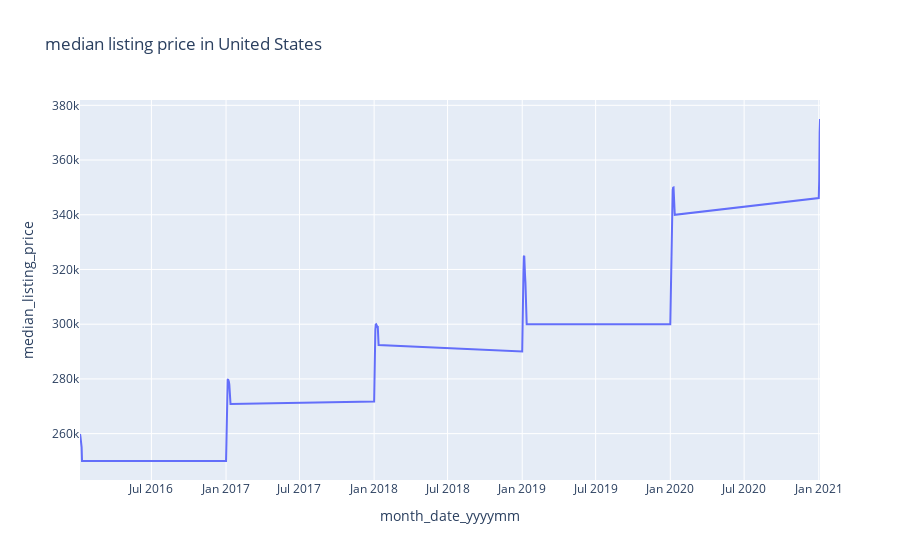

Notebook source saved alongside this figure:
### Code cell
fig = px.line(df_nat, x="month_date_yyyymm", y="median_listing_price", title='median listing price in United States')
fig.show()
